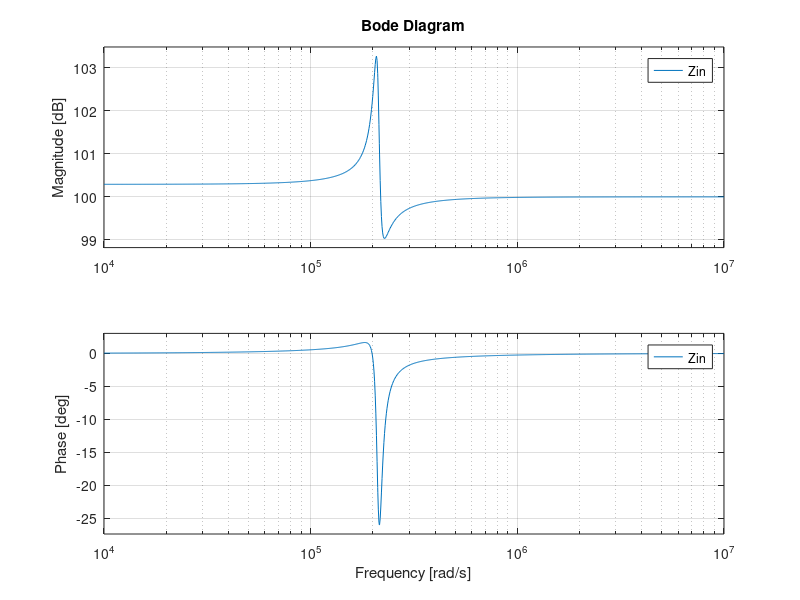

The MATLAB script that drew this image:
% Formulas para graficos %
clc;
s = tf('s');

R1 = 3.3e3;
K = 0.162;
C = 470e-12;
a = 0.033;
R2 = 29.7e3;

H1 = (1/(1-K))*(a*s/(C*R1))/((s^2) + s*(2/(C*R2))*(1-(R2*K/(2*R1*(1-K)))) + (1/((C^2)*R1*R2)));

R1 = 1.39e3;
K = 0.165;
C = 1e-9;
a = 0.033;
R2 = 12.6e3;

H2 = (1/(1-K))*(a*s/(C*R1))/((s^2) + s*(2/(C*R2))*(1-(R2*K/(2*R1*(1-K)))) + (1/((C^2)*R1*R2)));

% Esta es la transferencia %
H = H1*H2;
%%% 

K = 0.162;
C = 470e-12;
R2 = 29.7e3;

% Esta es la Zin % 
Zin = 100000/(1 - H1*(((1-K)/(s*C*R2)) + K));
bode(Zin)
%%%